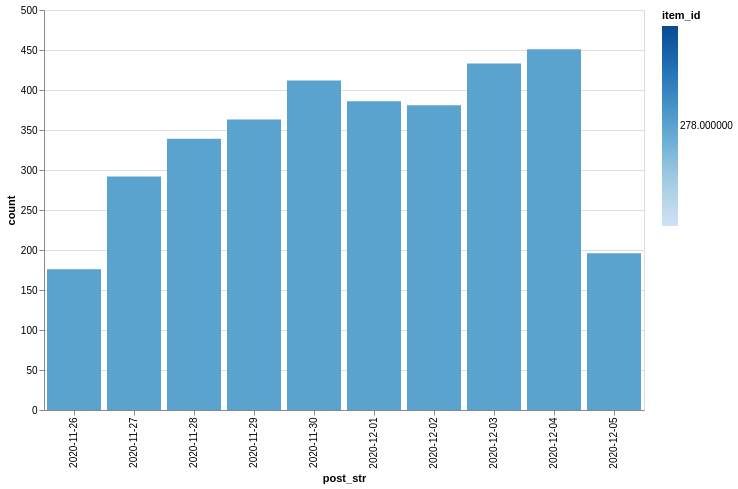

Express this chart as Vega-Lite.
### Vega-Lite specification from a JSON file in a GitHub repository (floating-point values rounded to 4 significant figures)
{"config": {"view": {"continuousWidth": 400, "continuousHeight": 300}}, "data": {"name": "data-08c71ee2c49434e5ef0c71ad3c2bf8fc"}, "mark": "bar", "encoding": {"color": {"type": "quantitative", "field": "item_id"}, "x": {"type": "nominal", "field": "post_str"}, "y": {"type": "quantitative", "field": "count"}}, "height": 400, "width": 600, "$schema": "https://vega.github.io/schema/vega-lite/v4.8.1.json", "datasets": {"data-08c71ee2c49434e5ef0c71ad3c2bf8fc": [{"item_id": 278, "post_str": "2020-11-26", "count": 176}, {"item_id": 278, "post_str": "2020-11-27", "count": 292}, {"item_id": 278, "post_str": "2020-11-28", "count": 339}, {"item_id": 278, "post_str": "2020-11-29", "count": 363}, {"item_id": 278, "post_str": "2020-11-30", "count": 412}, {"item_id": 278, "post_str": "2020-12-01", "count": 386}, {"item_id": 278, "post_str": "2020-12-02", "count": 381}, {"item_id": 278, "post_str": "2020-12-03", "count": 433}, {"item_id": 278, "post_str": "2020-12-04", "count": 451}, {"item_id": 278, "post_str": "2020-12-05", "count": 196}]}}
